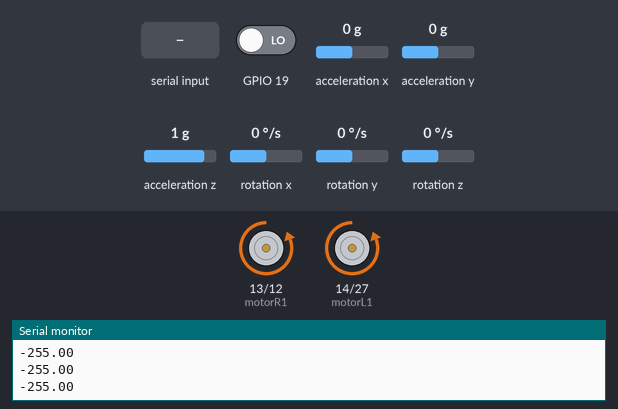
A sketch run on a simulated ESP32. Shown: motor-driver pin pairs drawn as motors (green arrow = first pin HIGH = forward, orange = second pin HIGH = backward, longer = more drive), the last lines printed to the serial monitor. The test bench sets the inputs (shaded band); at power-on: acceleration x 0 g, GPIO 19 LOW, acceleration y 0 g, acceleration z 1 g, rotation x 0 °/s, rotation y 0 °/s, rotation z 0 °/s. The sensor or clock chip raises its interrupt line as the real part does; EEPROM starts erased; nothing arrives over Bluetooth unless stated.

Above: at 1.7 s.
1.8 s: acceleration x set to -1.4 g
At 2.8 s:
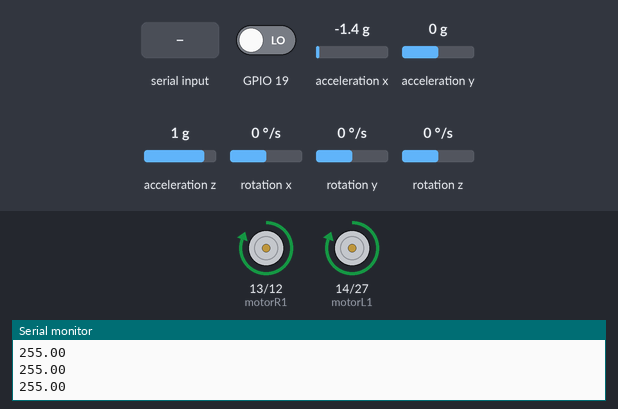
3.3 s: "F" received over the second serial link
4.8 s: "B" received over the second serial link
6.3 s: acceleration x set to 0 g
At 7.4 s:
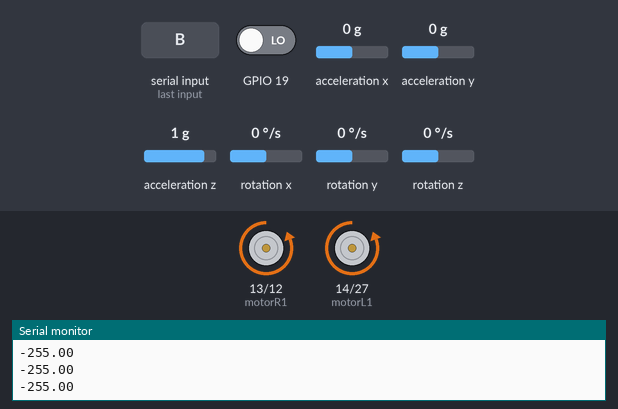
7.8 s: acceleration x set to -0.8 g
At 8.6 s:
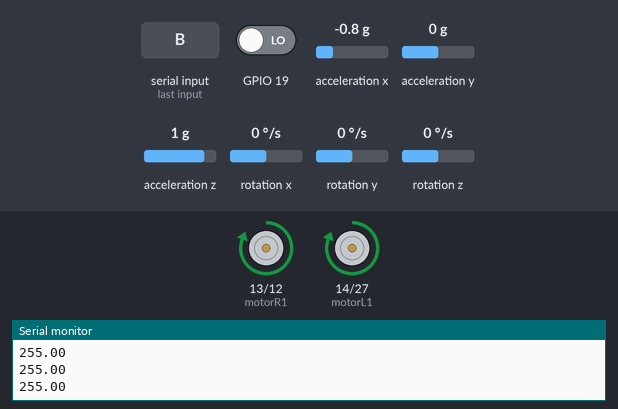
9.3 s: "L" received over the second serial link
Timing chart, 0 to 11.8 s (numbered marks = the images above; inputs shaded):
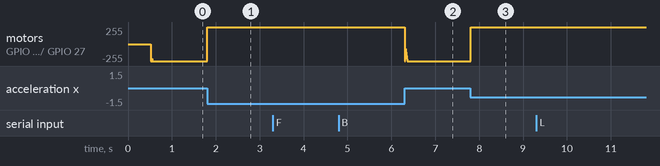

The sketch:

Self_Balance_RC_Fix1.ino
```cpp
#include <Wire.h>
#include <MPU6050_6Axis_MotionApps20.h>
#include <PID_v1.h>
#include <BluetoothSerial.h>
#include <EEPROM.h>

#define MIN_ABS_SPEED 30
#define EEPROM_ADDR_SETPOINT_FORWARD 0
#define EEPROM_ADDR_SETPOINT_BACKWARD 4

// Define pin assignments
int motorL1 = 14;
int motorL2 = 27;
int motorR1 = 13;
int motorR2 = 12;

MPU6050 mpu;

bool dmpReady = false;
volatile bool mpuInterrupt = false;
uint8_t mpuIntStatus;
uint8_t devStatus;
uint16_t packetSize;
uint16_t fifoCount;
uint8_t fifoBuffer[64];

Quaternion q;
VectorFloat gravity;
float ypr[3];

double originalSetpoint = 172.75;
double originalSetpointForward = 174.05;
double originalSetpointBackward = 169.55;
double setpointForward = originalSetpointForward;
double setpointBackward = originalSetpointBackward;
double movingAngleOffset = 0.1;
double input, output;

double Kp = 21;
double Kd = 2.1;
double Ki = 500;
PID pid(&input, &output, &originalSetpoint, Kp, Ki, Kd, DIRECT);

BluetoothSerial SerialBT;

void setup() {
  Serial.begin(115200);
  Wire.begin();
  Wire.setClock(400000);

  pinMode(motorL1, OUTPUT);
  pinMode(motorL2, OUTPUT);
  pinMode(motorR1, OUTPUT);
  pinMode(motorR2, OUTPUT);

  // Inisialisasi Bluetooth
  SerialBT.begin("ESP32_BT_Robot"); // Nama Bluetooth: RobotSelfBalancing

  mpu.initialize();
  devStatus = mpu.dmpInitialize();
  mpu.setXGyroOffset(220);
  mpu.setYGyroOffset(76);
  mpu.setZGyroOffset(-85);
  mpu.setZAccelOffset(1788);

  if (devStatus == 0) {
    mpu.setDMPEnabled(true);
    attachInterrupt(digitalPinToInterrupt(19), dmpDataReady, RISING);
    mpuIntStatus = mpu.getIntStatus();
    dmpReady = true;
    packetSize = mpu.dmpGetFIFOPacketSize();

    // Membaca nilai setpoint dari EEPROM
    EEPROM.get(EEPROM_ADDR_SETPOINT_FORWARD, setpointForward);
    EEPROM.get(EEPROM_ADDR_SETPOINT_BACKWARD, setpointBackward);

    pid.SetMode(AUTOMATIC);
    pid.SetSampleTime(10);
    pid.SetOutputLimits(-255, 255);
  } else {
    Serial.print(F("DMP Initialization failed (code "));
    Serial.print(devStatus);
    Serial.println(F(")"));
  }
}

void loop() {
  // Baca data yang diterima melalui Bluetooth
  while (SerialBT.available()) {
    char command = SerialBT.read();
    executeCommand(command);
  }

  // Jalankan PID untuk menjaga keseimbangan robot
  if (dmpReady) {
    // Baca data dari MPU6050
    while (!mpuInterrupt && fifoCount < packetSize) {
      fifoCount = mpu.getFIFOCount();
      if ((mpuIntStatus & 0x10) || fifoCount == 1024) {
        mpu.resetFIFO();
        Serial.println(F("FIFO overflow!"));
        break;
      }
    }

    // Saat data tersedia dari MPU6050, lakukan pemrosesan PID
    if (mpuInterrupt) {
      mpuInterrupt = false;
      fifoCount = mpu.getFIFOCount();

      if (fifoCount >= packetSize) {
        mpu.getFIFOBytes(fifoBuffer, packetSize);
        fifoCount -= packetSize;
        mpu.dmpGetQuaternion(&q, fifoBuffer);
        mpu.dmpGetGravity(&gravity, &q);
        mpu.dmpGetYawPitchRoll(ypr, &q, &gravity);
        input = ypr[1] * 180 / M_PI + 180;

        // Jalankan PID
        pid.Compute();

        // Gerakkan motor berdasarkan output PID
        moveMotors(output, output);
        Serial.println(output); // Tampilkan nilai output PID ke Serial Monitor
      }
    }
  }
}

// Fungsi untuk mengeksekusi perintah yang diterima melalui Bluetooth
void executeCommand(char command) {
  switch(command) {
    case 'F':
      originalSetpoint = originalSetpointForward;
      setpointBackward = originalSetpointBackward;
      Serial.println("Maju"); // Tampilkan pesan bahwa robot bergerak maju
      break;
    case 'B':
      originalSetpoint= originalSetpointBackward;
      setpointBackward = originalSetpointForward;
      Serial.println("Mundur"); // Tampilkan pesan bahwa robot bergerak mundur
      break;
    case 'L':
        turnLeft();
        Serial.println("Belok Kiri"); // Tampilkan pesan bahwa robot berbelok ke kiri
      break;
    case 'R':
      turnRight();
       Serial.println("Belok Kanan"); // Tampilkan pesan bahwa robot berbelok ke kanan
      break;
           default:
      // Jika tidak ada tombol perintah Bluetooth yang ditekan, kembalikan ke setpoint original
      originalSetpoint = 172.75;
      break;
  }
}

void turnLeft() {
  // Kode untuk membuat robot berbelok ke kiri
  analogWrite(motorL1, 255);
  analogWrite(motorL2, 0);
  analogWrite(motorR1, 0);
  analogWrite(motorR2, 255);
}

void turnRight() {
  // Kode untuk membuat robot berbelok ke kanan
  analogWrite(motorL1, 0);
  analogWrite(motorL2, 255);
  analogWrite(motorR1, 255);
  analogWrite(motorR2, 0);
}

// Implementasi fungsi-fungsi untuk menggerakkan robot
void moveMotors(int motorL, int motorR) {
  if (motorL > 0) {
    analogWrite(motorL1, motorL);
    analogWrite(motorL2, 0);
  } else if (motorL < 0) {
    analogWrite(motorL1, 0);
    analogWrite(motorL2, abs(motorL));
  } else {
    analogWrite(motorL1, 0);
    analogWrite(motorL2, 0);
  }

  if (motorR > 0) {
    analogWrite(motorR1, motorR);
    analogWrite(motorR2, 0);
  } else if (motorR < 0) {
    analogWrite(motorR1, 0);
    analogWrite(motorR2, abs(motorR));
  } else {
    analogWrite(motorR1, 0);
    analogWrite(motorR2, 0);
  }
}

// Fungsi yang dipanggil ketika data siap dari MPU6050
void dmpDataReady() {
  mpuInterrupt = true;
}
```

Measured:
- after the input at 1.8 s, motor on GPIO 13 (motorR1) / GPIO 12 (motorR2), motor on GPIO 14 (motorL1) / GPIO 27 (motorL2): backward 255/255 → forward 255/255 at once
- after the input at 6.3 s, motor on GPIO 13 (motorR1) / GPIO 12 (motorR2), motor on GPIO 14 (motorL1) / GPIO 27 (motorL2): forward 255/255 → backward 255/255 at once
- after the input at 7.8 s, motor on GPIO 13 (motorR1) / GPIO 12 (motorR2), motor on GPIO 14 (motorL1) / GPIO 27 (motorL2): backward 255/255 → forward 255/255 at once
